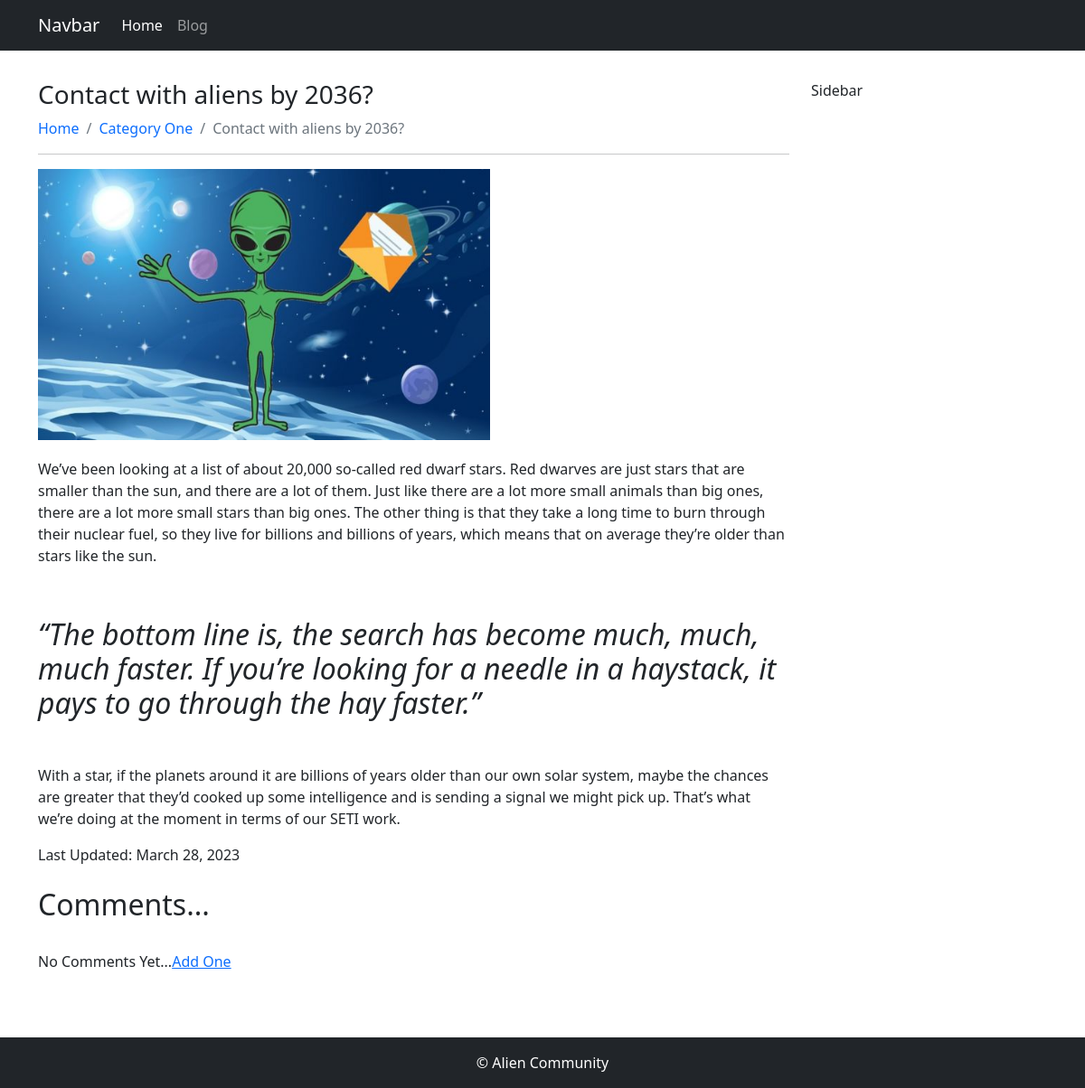
The page /contact-with-aliens-by-2036 on the database its author committed.
### blog/models.py (models this page shows, shortened)
class BlogPost(models.Model):
    STATUS = [
        ('draft', 'Draft'),
        ('published', 'Published')
    ]
    title = models.CharField(max_length=200)
    featured = models.ImageField(upload_to='blogs/', blank=True, null=True)
    slug = models.SlugField(unique=True, null=True, blank=True)
    content = RichTextUploadingField()
    created = models.DateTimeField(auto_now_add=True)
    updated = models.DateField(auto_now=True)
    category = models.ForeignKey(Category, on_delete=models.CASCADE)
    status = models.CharField(max_length=10, choices=STATUS, default='draft')
    meta_title = models.CharField(max_length=200, blank=True, null=True)
    meta_description = models.TextField(blank=True, null=True)
    class Meta:
        verbose_name_plural = 'All Posts'

class Category(models.Model):
    title = models.CharField(max_length=200)
    slug = models.SlugField(unique=True, null=True, blank=True)
    class Meta:
        verbose_name_plural = 'Categories'

### blog/views.py (the view)
# urls.py: path('<slug:slug>', views.single_post, name='single_post'),
def single_post(request, slug):
    post = get_object_or_404(BlogPost, slug= slug)
    template_name = 'Blog/single.html'
    context = {'post':post}
    return render(request, template_name, context)

### templates/Blog/single.html (shortened to what this page needs)
{% extends 'base.html' %}
{% block content %}
<div class="container my-3">
    <div class="row py-3">
        <div class="col-md-9">
            <h1 class="h3">{{post.title}}</h1>
              <nav aria-label="breadcrumb">
                <ol class="breadcrumb">
                  <li class="breadcrumb-item"><a class="text-decoration-none text-primary" href="{% url 'home' %}">Home</a></li>
                  <li class="breadcrumb-item"><a href="#" class="text-decoration-none text-primary">{{post.category.title}}</a></li>
                  <li class="breadcrumb-item active" aria-current="page">{{post.title}}</li>
                </ol>
              </nav>
              <hr>
              <div class="my-3">
                <img src="{{post.featured.url}}" alt="{{post.title}}" width="500" height="300" style="margin-bottom: 20px;">
                {{post.content|safe}}
              </div>
              Last Updated: {{post.updated}}
              {% load social_share %}
              <br/><br/>
              <h2>Comments...</h2>
              <br/>
              {% if not post.comments.all %}
                  No Comments Yet...<a href="{% url 'add_comment' %}">Add One</a>
              {% endif %}
              <br/><br/>
        </div>
        <div class="col-md-3">Sidebar</div>
    </div>
</div>
{% endblock content%}

### rows shown on the page
BlogPost: title "Contact with aliens by 2036?", category "Category One", featured (picture), content "We’ve been looking at a list of about 20,000 so-called red dwarf stars. Red dwarves are just stars that are smaller than the sun, and there are a lot of them. Just like there are a lot more small animals than big ones, there are a lot more small stars than big ones. The other thing is that they take a long time to burn through their nuclear fuel, so they live for billions and billions of years, which means that on average they’re older than stars like the sun. “The bottom line is, the search has become much, much, much faster. If you’re looking for a needle in a haystack, it pays to go through the hay faster.” With a star, if the planets around it are billions of years older than our own…", updated "March 28, 2023"
